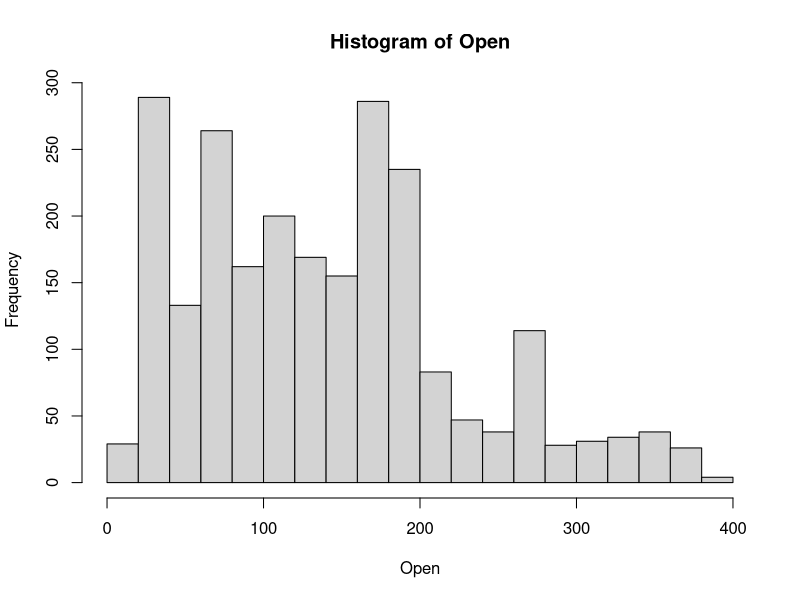
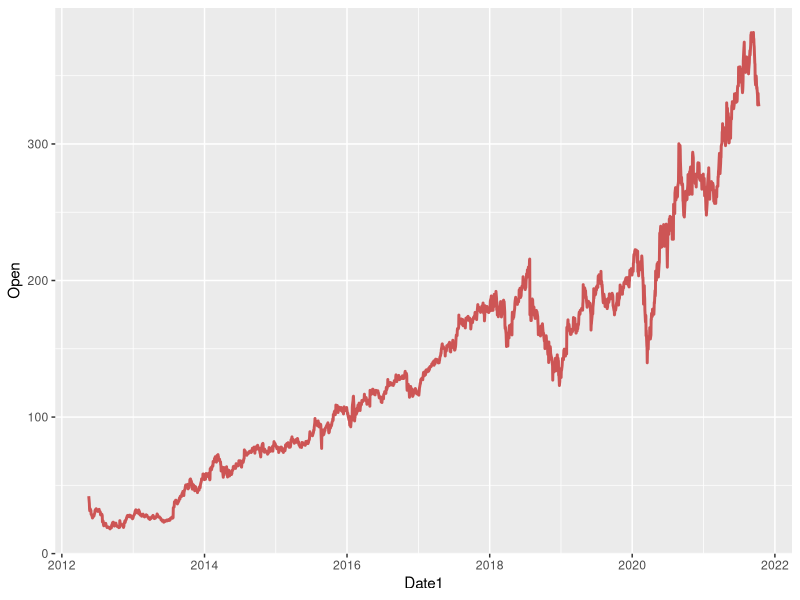
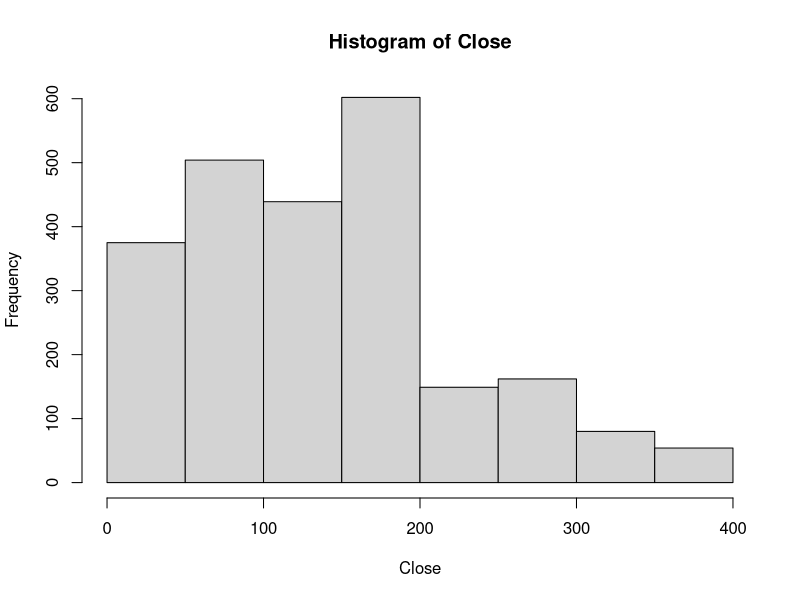
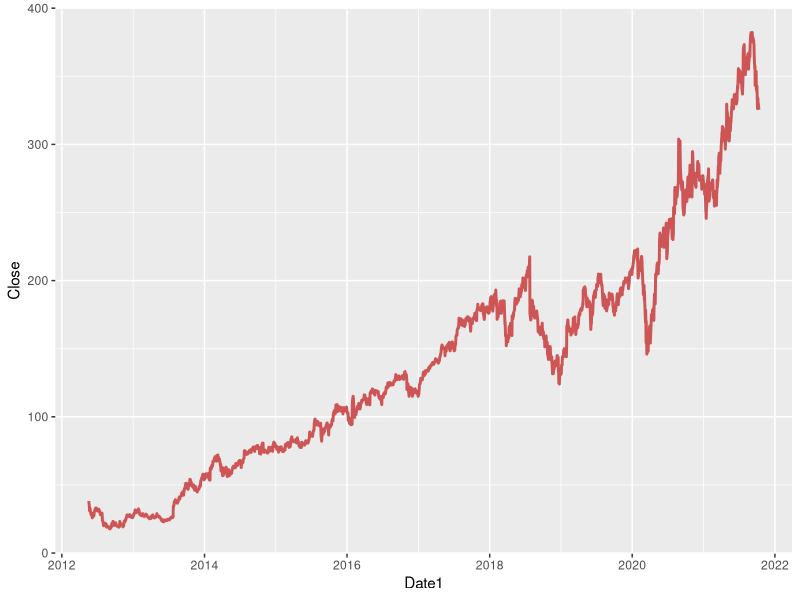
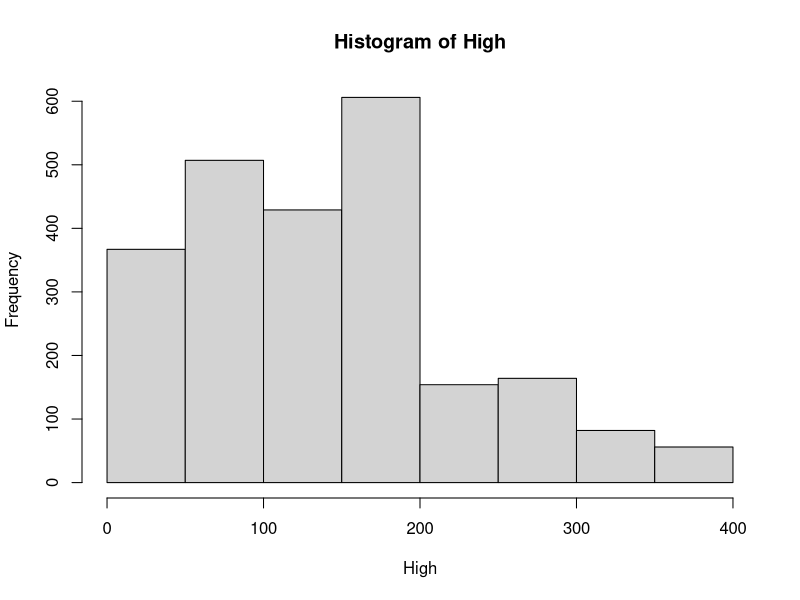
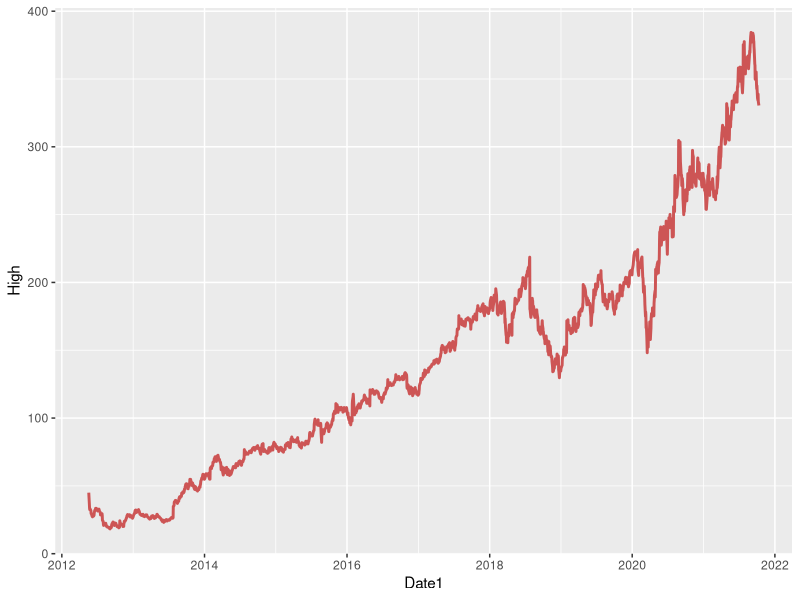
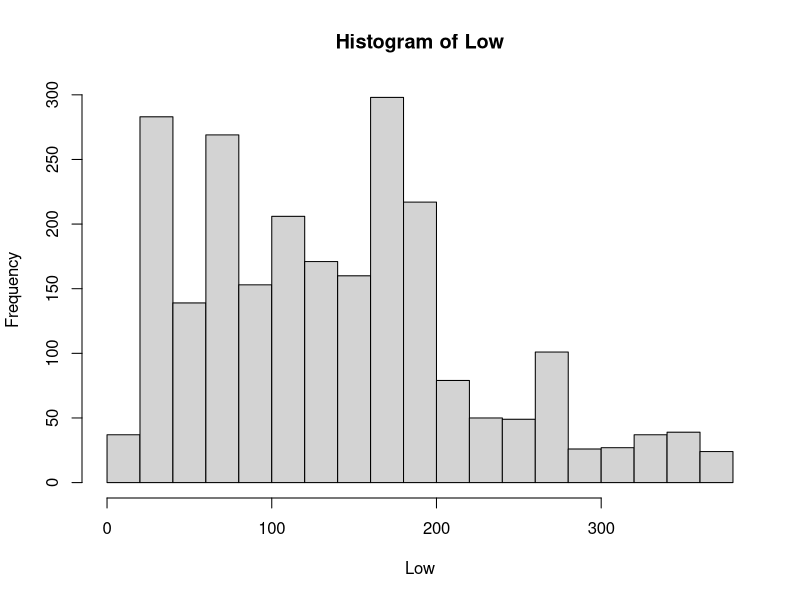
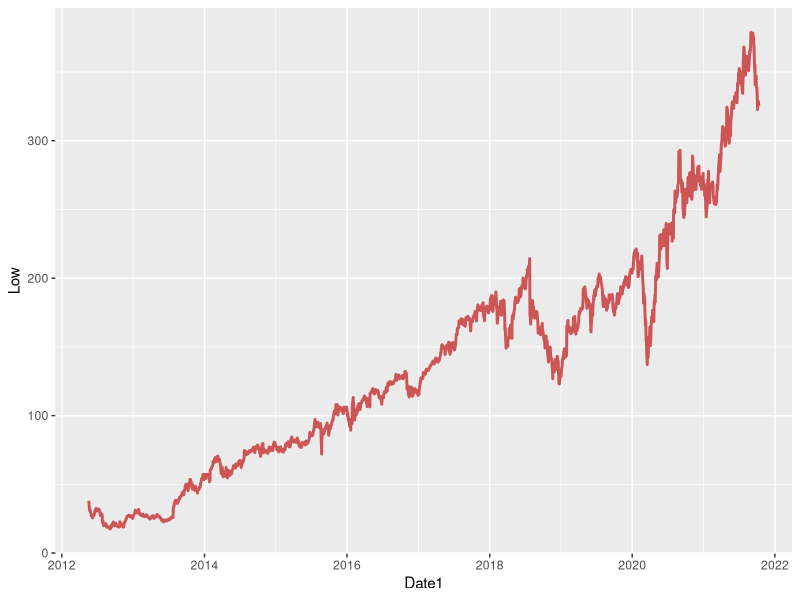

Write R code to recreate these figures, in order.
library(ggplot2)
df = read.csv('FB.csv', header = TRUE)
names(df)
View(df)
attach(df)
str(df)
#Tao ham de tinh toan cac gia tri thong ke mo ta
desc <- function(x){
  av <- mean(x)
  sd <- sd(x)
  se <- sd/sqrt(length(x))
  c(MEAN=av, SD=sd, SE=se, summary(x))
}
#Open
desc(Open)
hist(Open)
Date1 <- as.Date(Date, format = '%m/%d/%Y')
ggplot(df, aes(x = Date1, y = Open)) +
  geom_line(color = "indianred3", 
            size=1 )
#Close
desc(Close)
hist(Close)
ggplot(df, aes(x = Date1, y = Close)) +
  geom_line(color = "indianred3", 
            size=1 )
#High
desc(High)
hist(High)
ggplot(df, aes(x = Date1, y = High)) +
  geom_line(color = "indianred3", 
            size=1 )
#Low
desc(Low)
hist(Low)
ggplot(df, aes(x = Date1, y = Low)) +
  geom_line(color = "indianred3", 
            size=1 )
#Volume
desc(Volume)
hist(Volume)
ggplot(df, aes(x = Date1, y = Volume)) +
  geom_line(color = "indianred3", 
            size=0.5 )
